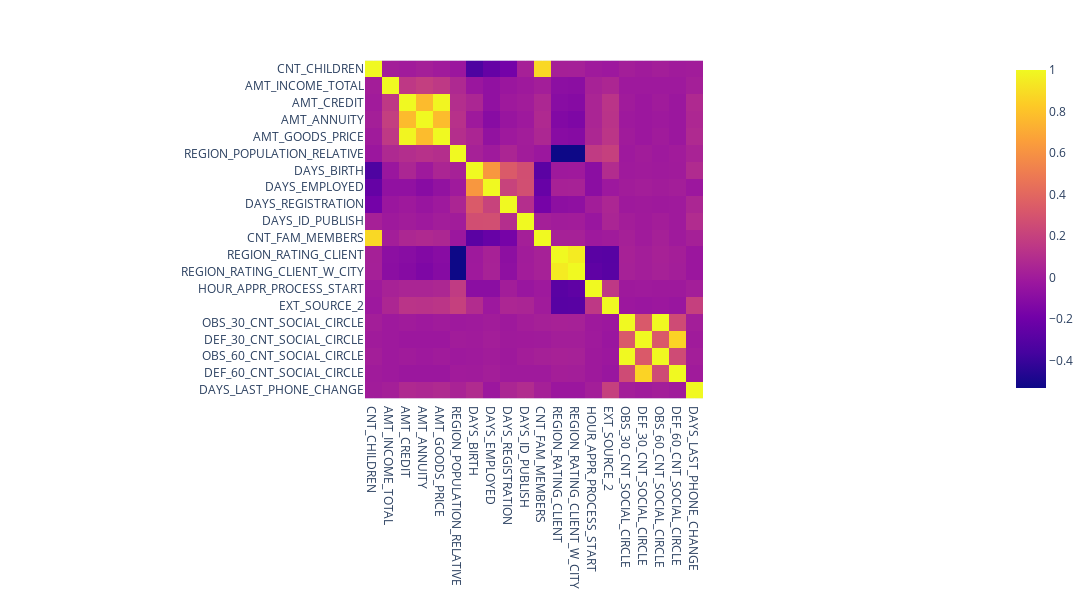

The notebook cell this image was saved under:
### Code cell
fig = px.imshow(corr_data)
fig.update_layout(width = 1200, height = 600)
fig.show()

### Figure 1 — Plotly figure (JSON) as saved in the notebook; plotly's stock layout.template omitted (floating-point values rounded to 4 significant figures; data arrays with more than 128 entries replaced by an {"elided": "..."} marker saying what was removed)
{"data": [{"coloraxis": "coloraxis", "hovertemplate": "x: %{x}<br>y: %{y}<br>color: %{z}<extra></extra>", "name": "0", "type": "heatmap", "x": ["CNT_CHILDREN", "AMT_INCOME_TOTAL", "AMT_CREDIT", "AMT_ANNUITY", "AMT_GOODS_PRICE", "REGION_POPULATION_RELATIVE", "DAYS_BIRTH", "DAYS_EMPLOYED", "DAYS_REGISTRATION", "DAYS_ID_PUBLISH", "CNT_FAM_MEMBERS", "REGION_RATING_CLIENT", "REGION_RATING_CLIENT_W_CITY", "HOUR_APPR_PROCESS_START", "EXT_SOURCE_2", "OBS_30_CNT_SOCIAL_CIRCLE", "DEF_30_CNT_SOCIAL_CIRCLE", "OBS_60_CNT_SOCIAL_CIRCLE", "DEF_60_CNT_SOCIAL_CIRCLE", "DAYS_LAST_PHONE_CHANGE"], "xaxis": "x", "y": ["CNT_CHILDREN", "AMT_INCOME_TOTAL", "AMT_CREDIT", "AMT_ANNUITY", "AMT_GOODS_PRICE", "REGION_POPULATION_RELATIVE", "DAYS_BIRTH", "DAYS_EMPLOYED", "DAYS_REGISTRATION", "DAYS_ID_PUBLISH", "CNT_FAM_MEMBERS", "REGION_RATING_CLIENT", "REGION_RATING_CLIENT_W_CITY", "HOUR_APPR_PROCESS_START", "EXT_SOURCE_2", "OBS_30_CNT_SOCIAL_CIRCLE", "DEF_30_CNT_SOCIAL_CIRCLE", "OBS_60_CNT_SOCIAL_CIRCLE", "DEF_60_CNT_SOCIAL_CIRCLE", "DAYS_LAST_PHONE_CHANGE"], "yaxis": "y", "z": {"elided": "20x20 float values"}}], "layout": {"coloraxis": {"colorscale": [[0, "#0d0887"], [0.1111, "#46039f"], [0.2222, "#7201a8"], [0.3333, "#9c179e"], [0.4444, "#bd3786"], [0.5556, "#d8576b"], [0.6667, "#ed7953"], [0.7778, "#fb9f3a"], [0.8889, "#fdca26"], [1, "#f0f921"]]}, "height": 600, "margin": {"t": 60}, "width": 1200, "xaxis": {"anchor": "y", "constrain": "domain", "domain": [0, 1], "scaleanchor": "y"}, "yaxis": {"anchor": "x", "autorange": "reversed", "constrain": "domain", "domain": [0, 1]}}}
